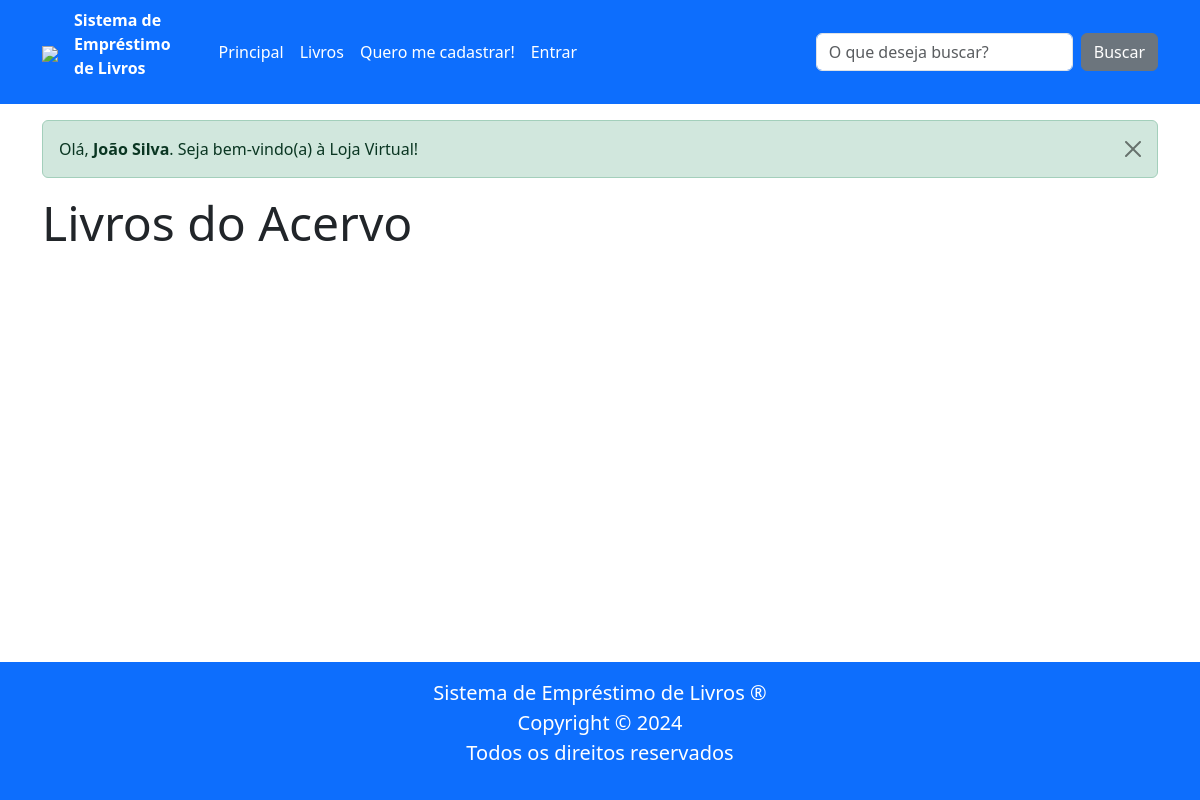
The app's page / (signed in), older data.
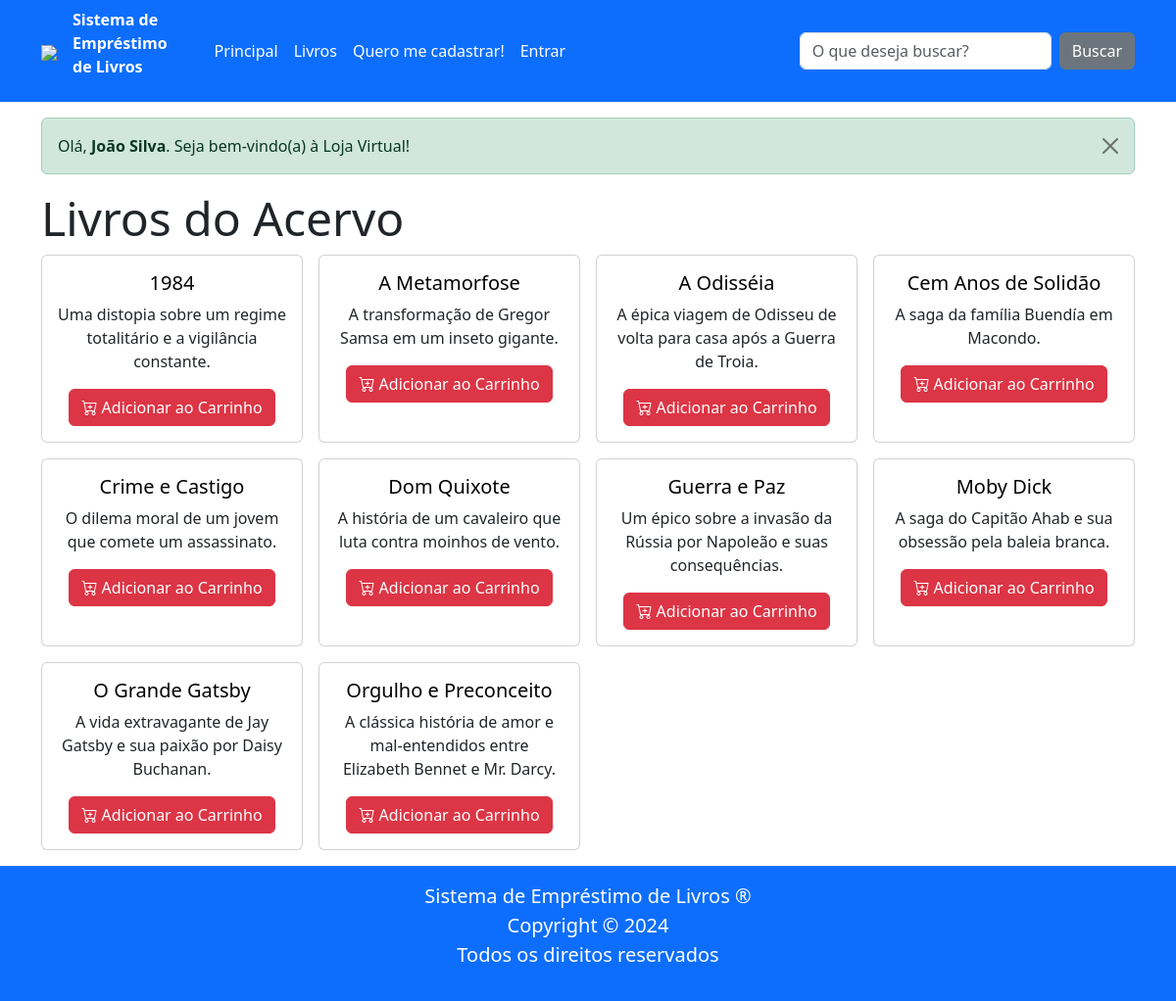
The same page, newer data.
### tables this page shows
CREATE TABLE livro (
        id INTEGER PRIMARY KEY AUTOINCREMENT,
        nome TEXT NOT NULL,
        autor TEXT NOT NULL,
        descricao TEXT NOT NULL,
        isbn TEXT NOT NULL);

### routes/main_routes.py (the view)
@router.get("/")
async def get_root(request: Request):
    livros = LivroRepo.obter_todos()
    return templates.TemplateResponse(
        "index.html",
        {"request": request, "livros": livros},
    )

### templates/index.html (shortened to what this page needs)
{% extends "base.html" %}
{% block conteudo %}
<h1 class="display-5"><b>Livros do Acervo</b></h1>
{% include "grid_livros.html" %}
{% endblock %}

### templates/base.html (shortened to what this page needs)
<!DOCTYPE html>
<html lang="pt-br">
<head>
    <link rel="stylesheet" href="/static/lib/bootstrap/bootstrap.min.css">
    <link rel="stylesheet" href="/static/lib/bootstrap-icons/font/bootstrap-icons.min.css">
    <link rel="stylesheet" href="/static/css/estilos.css">
</head>
<body class="d-flex flex-column min-vh-100">
    {%- set cliente = request.state.cliente -%}
    {% include "header.html" %}
    <main class="container mt-3">
        <div class="row">
            <div class="col-12">
                {% include "message.html" %}
            </div>
        </div>
        {% block conteudo %}{% endblock %}
    </main>
    {% include "footer.html" %}
</body>
</html>

### templates/header.html (shortened to what this page needs)
<nav class="navbar navbar-expand-lg text-white bg-primary">
    <div class="container ">
        <a class="navbar-brand" href="/">
            <img src="/static/img/logo.png" style="height: 100px;">
        </a>
        <p style="font-weight: bold; margin-right: 40px; ">Sistema de <br>
            Empréstimo <br>
            de Livros</p>
        {% set pagina_atual = request.url.path %}
        <div class="collapse navbar-collapse" id="menuPrincipal">
            {% if cliente.admin == True -%}
            <ul class="navbar-nav me-auto mb-2 mb-lg-0 text-white">
                <li class="nav-item">
                    <a class="nav-link {{ 'active' if pagina_atual == '/' }} text-white" href="/">Principal</a>
                </li>
                <li  class="nav-item">
                    <a class="nav-link {{ 'active' if pagina_atual == '/' }} text-white" href="/livros">Livros</a>
                </li>
                <li  class="nav-item">
                    <a class="nav-link {{ 'active' if pagina_atual == '/' }} text-white" href="/livros">Emprestar</a>
                </li>
                <li  class="nav-item">
                    <a class="nav-link {{ 'active' if pagina_atual == '/' }} text-white" href="/livros">Emprestimos</a>
                </li>
                <li class="nav-item dropdown">
                    <a class="nav-link dropdown-toggle text-white" href="#" role="button" data-bs-toggle="dropdown">
                        Olá, <b>{{ cliente.nome }}</b>!
                    </a>
                    <ul class="dropdown-menu">
                        <li><a class="dropdown-item  {{ 'active' if pagina_atual == '/cliente/dados' }} text-primary" href="/cliente/dados">Dados Pessoais</a></li>
                        <li><a class="dropdown-item  {{ 'active' if pagina_atual == '/cliente/senha' }} text-primary" href="/cliente/senha">Alterar Senha</a></li>
                        <li>
                            <hr class="dropdown-divider">
                        </li>
                        <li><a class="dropdown-item text-primary" href="/cliente/sair">Sair</a></li>
                    </ul>
                </li>
                <!-- <li class="nav-item">
                    <a class="nav-link {{ 'active' if pagina_atual == '/carrinho' }}" href="/cliente/carrinho">
                        <i class="bi bi-cart-fill"></i>
                    </a>
                </li> -->
            </ul>
            {%- else: -%}
            <ul class="navbar-nav me-auto mb-2 mb-lg-0">
                <li class="nav-item">
                    <a class="nav-link {{ 'active' if pagina_atual == '/' }} text-white" href="/">Principal</a>
                </li>
                <li  class="nav-item">
                    <a class="nav-link {{ 'active' if pagina_atual == '/' }} text-white" href="/livros">Livros</a>
                </li>
                {% if not cliente or not cliente.nome -%}
                <li class="nav-item">
                    <a class="nav-link {{ 'active' if pagina_atual == '/cadastro' }} text-white" href="/cadastro">Quero me cadastrar!</a>
                </li>
                <li class="nav-item">
                    <a class="nav-link {{ 'active' if pagina_atual == '/entrar' }} text-white" href="/entrar">Entrar</a>
                </li>
                {%- endif -%}
            </ul>
            {%- endif -%}
            <form class="d-flex" role="search" action="/buscar" method="get">
                <input class="form-control me-2" type="search" placeholder="O que deseja buscar?" name="q">
                <button class="btn btn-secondary" type="submit">Buscar</button>
            </form>
        </div>
    </div>
</nav>

### templates/message.html (shortened to what this page needs)
{% if not message_success: %}
{%- set message_success = request.cookies.get("message_success") -%}
{% endif %}
{% if not message_warning: %}
{%- set message_warning = request.cookies.get("message_warning") -%}
{% endif %}
{% if not message_danger: %}
{%- set message_danger = request.cookies.get("message_danger") -%}
{% endif %}
{%- if message_success: -%}
{%- include "message_success.html" with context -%}
{%- endif -%}

### templates/message_success.html
<div class="alert alert-success alert-dismissible fade show" role="alert">
    {{ message_success|safe }}
    <button type="button" class="btn-close" data-bs-dismiss="alert" aria-label="Fechar"></button>
</div>

### templates/grid_livros.html
<div class="row row-cols-1 row-cols-md-2 row-cols-lg-3 row-cols-xl-4 row-cols-xxl-6 g-3 mb-3">
    {% for p in livros %}
    <div class="col">
        <div class="card h-100">
            <div class="card-body d-flex flex-column">
                <h5 class="card-title text-center">
                    <a href="/livro/{{p.id}}" class="text-decoration-none text-black">
                        {{p.nome}}
                    </a>
                </h5>
                <p class="card-text text-center texto-3-linhas">
                    {{p.descricao}}
                </p>
                <p class="text-center mb-0">
                    <a href="/cliente/carrinho?id_produto={{p.id}}" class="btn btn-danger">
                        <i class="bi bi-cart-plus"></i>
                        Adicionar ao Carrinho
                    </a>
                </p>
            </div>
        </div>
    </div>
    {% endfor %}
</div>

### templates/footer.html
<footer class="bg-primary text-white text-center p-3 mt-auto">
    <p class="lead mb-0">Sistema de Empréstimo de Livros &reg;</p>
    <p class="lead mb-0">Copyright &copy; 2024</p>
    <p class="lead">Todos os direitos reservados</p>
</footer>

### static/css/estilos.css (style rules this page uses)
.texto-3-linhas { display: -webkit-box; -webkit-line-clamp: 3; line-clamp: 3; -webkit-box-orient: vertical; overflow: hidden; }

Row changes from the older to the newer data that the page shows:
added livro: nome "1984", descricao "Uma distopia sobre um regime totalitário e a vigilância constante."
added livro: nome "A Metamorfose", descricao "A transformação de Gregor Samsa em um inseto gigante."
added livro: nome "A Odisséia", descricao "A épica viagem de Odisseu de volta para casa após a Guerra de Troia."
added livro: nome "Cem Anos de Solidão", descricao "A saga da família Buendía em Macondo."
added livro: nome "Crime e Castigo", descricao "O dilema moral de um jovem que comete um assassinato."
added livro: nome "Dom Quixote", descricao "A história de um cavaleiro que luta contra moinhos de vento."
added livro: nome "Guerra e Paz", descricao "Um épico sobre a invasão da Rússia por Napoleão e suas consequências."
added livro: nome "Moby Dick", descricao "A saga do Capitão Ahab e sua obsessão pela baleia branca."
added livro: nome "O Grande Gatsby", descricao "A vida extravagante de Jay Gatsby e sua paixão por Daisy Buchanan."
added livro: nome "Orgulho e Preconceito", descricao "A clássica história de amor e mal-entendidos entre Elizabeth Bennet e Mr. Darcy."
